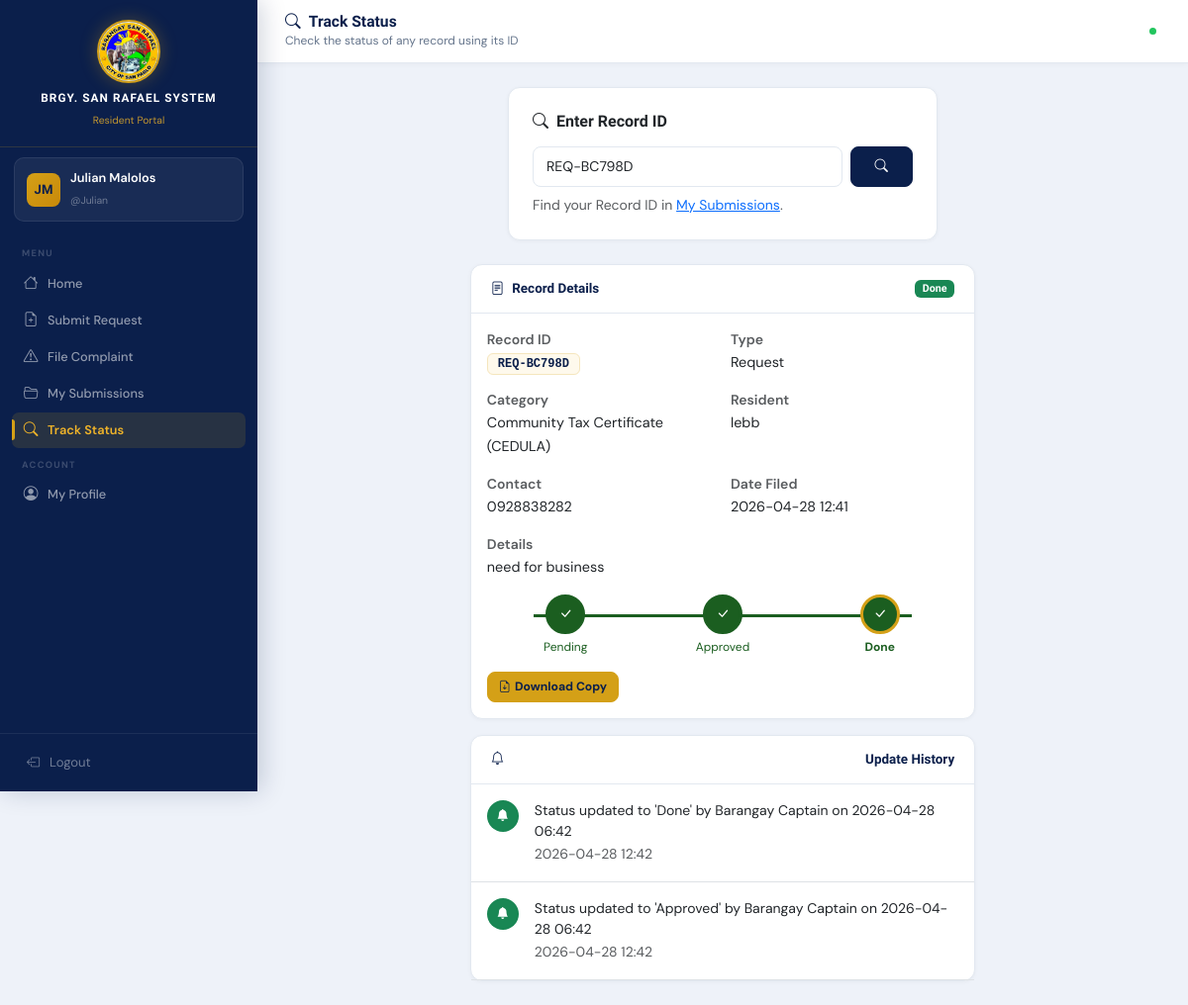
The app's page /resident/track_status.php?id=REQ-BC798D (signed in) with its own data.
### tables this page shows
CREATE TABLE `resident_accounts` (
  `id` int(11) NOT NULL AUTO_INCREMENT,
  `username` varchar(50) NOT NULL,
  `password` varchar(100) NOT NULL,
  `full_name` varchar(100) NOT NULL,
  `address` varchar(200) NOT NULL,
  `contact` varchar(20) NOT NULL,
  `resident_id` varchar(10) DEFAULT NULL,
  `created_at` datetime DEFAULT current_timestamp(),
  PRIMARY KEY (`id`),
  UNIQUE KEY `username` (`username`),
  UNIQUE KEY `resident_id` (`resident_id`),
  CONSTRAINT `resident_accounts_ibfk_1` FOREIGN KEY (`resident_id`) REFERENCES `residents` (`resident_id`)
);

CREATE TABLE `records` (
  `record_id` varchar(20) NOT NULL,
  `record_type` enum('request','complaint') NOT NULL,
  `resident_id` varchar(10) NOT NULL,
  `category` varchar(100) NOT NULL,
  `details` text DEFAULT NULL,
  `status` enum('Pending','Approved','Done') DEFAULT 'Pending',
  `date_submitted` datetime DEFAULT current_timestamp(),
  `is_deleted` tinyint(1) DEFAULT 0,
  `deleted_at` datetime DEFAULT NULL,
  `deleted_by` varchar(100) DEFAULT NULL,
  `delete_reason` varchar(255) DEFAULT NULL,
  PRIMARY KEY (`record_id`),
  KEY `resident_id` (`resident_id`),
  CONSTRAINT `records_ibfk_1` FOREIGN KEY (`resident_id`) REFERENCES `residents` (`resident_id`)
);

CREATE TABLE `notifications` (
  `id` int(11) NOT NULL AUTO_INCREMENT,
  `record_id` varchar(20) NOT NULL,
  `message` text NOT NULL,
  `notif_date` datetime DEFAULT current_timestamp(),
  PRIMARY KEY (`id`),
  KEY `record_id` (`record_id`),
  CONSTRAINT `notifications_ibfk_1` FOREIGN KEY (`record_id`) REFERENCES `records` (`record_id`)
);

### resident/track_status.php (the view, shortened to what this page needs)
<?php
require_once __DIR__.'/../includes/config.php';
$record=null; $notifs=[]; $error=''; $searched=false;
if ($_SERVER['REQUEST_METHOD']==='POST'||isset($_GET['id'])) {
    $rid=strtoupper(trim($_POST['record_id']??$_GET['id']??'')); $searched=true;
    if (!$rid) { $error='Please enter a Record ID.'; }
    else {
        $record=db_fetch_one('SELECT r.*,res.name,res.address,res.contact FROM records r JOIN residents res ON r.resident_id=res.resident_id WHERE r.record_id=?',[$rid]);
        if (!$record) $error="No record found for ID: <strong>".e($rid)."</strong>";
        else $notifs=db_fetch_all('SELECT * FROM notifications WHERE record_id=? ORDER BY notif_date DESC',[$rid]);
    }
}
include __DIR__.'/../includes/header.php';
include __DIR__.'/../includes/resident_sidebar.php';
?>
<div class="main-content">
  <div class="topbar">
    <div><h5><i class="bi bi-search me-2"></i>Track Status</h5><small>Check the status of any record using its ID</small></div>
    <span class="rt-dot" title="Live tracking"></span>
  </div>
  <div class="p-4">
    <div class="row justify-content-center mb-4">
      <div class="col-lg-6">
        <div class="card"><div class="card-body p-4">
          <h6 class="fw-bold mb-3"><i class="bi bi-search me-2"></i>Enter Record ID</h6>
          <form method="post" novalidate>
            <div class="d-flex gap-2">
              <input type="text" name="record_id" class="form-control <?= ($searched&&$error)?'is-invalid':'' ?>"
                     placeholder="e.g. REQ-ABC123 or CMP-XYZ789"
                     value="<?= e($_POST['record_id']??$_GET['id']??'') ?>" required>
              <button type="submit" class="btn btn-primary px-4"><i class="bi bi-search"></i></button>
            </div>
          </form>
          <small class="text-muted mt-2 d-block">Find your Record ID in <a href="/BarangayProject/resident/my_submissions.php">My Submissions</a>.</small>
        </div></div>
      </div>
    </div>
    <?php if($record):
      $status=$record['status']; $steps=['Pending','Approved','Done']; $cur=array_search($status,$steps);
    ?>
    <div class="row justify-content-center">
      <div class="col-lg-7">
        <div class="card mb-3">
          <div class="card-header d-flex justify-content-between align-items-center">
            <span><i class="bi bi-file-text me-2"></i>Record Details</span>
            <?= status_badge($status) ?>
          </div>
          <div class="card-body">
            <div class="row g-3 mb-3">
              <?php foreach([['Record ID','<span class="record-id-chip">'.e($record['record_id']).'</span>'],['Type',ucfirst($record['record_type'])],['Category',e($record['category'])],['Resident',e($record['name'])],['Contact',e($record['contact'])],['Date Filed',substr($record['date_submitted'],0,16)]] as [$k,$v]): ?>
              <div class="col-md-6"><small class="text-muted fw-semibold d-block"><?= $k ?></small><span style="font-size:.9rem;"><?= $v ?></span></div>
              <?php endforeach; ?>
              <?php if($record['details']): ?><div class="col-12"><small class="text-muted fw-semibold d-block">Details</small><span style="font-size:.9rem;"><?= e($record['details']) ?></span></div><?php endif; ?>
            </div>
            <?php if($status!=='Rejected'): ?>
            <div class="d-flex align-items-center justify-content-between my-3 position-relative">
              <?php foreach($steps as $i=>$step): $done=$i<=$cur; $active=$i===$cur; ?>
              <div class="text-center" style="z-index:2;flex:1;">
                <div class="rounded-circle mx-auto d-flex align-items-center justify-content-center fw-bold" style="width:40px;height:40px;background:<?= $done?'#1B5E20':'#E0E0E0' ?>;color:<?= $done?'#fff':'#999' ?>;border:3px solid <?= $active?'#D4A017':($done?'#1B5E20':'#E0E0E0') ?>;font-size:.85rem;">
                  <?= $done?'<i class="bi bi-check-lg"></i>':($i+1) ?>
                </div>
                <small class="d-block mt-1 fw-<?= $active?'bold':'normal' ?>" style="color:<?= $done?'#1B5E20':'#999' ?>;font-size:.75rem;"><?= $step ?></small>
              </div>
              <?php endforeach; ?>
            </div>
            <?php else: ?>
            <div class="alert alert-danger mt-3"><i class="bi bi-x-circle me-1"></i>This record has been <strong>Rejected</strong>. Please contact the barangay office.</div>
            <?php endif; ?>
            <div class="mt-3">
              <a href="/BarangayProject/resident/view_copy.php?id=<?= urlencode($record['record_id']) ?>" target="_blank" class="btn btn-gold btn-sm"><i class="bi bi-file-earmark-arrow-down me-1"></i>Download Copy</a>
            </div>
          </div>
        </div>
        <?php if(!empty($notifs)): ?>
        <div class="card">
          <div class="card-header"><i class="bi bi-bell me-2"></i>Update History</div>
          <div class="card-body p-0">
            <?php foreach($notifs as $n): ?>
            <div class="d-flex gap-3 p-3 border-bottom">
              <div class="rounded-circle bg-success d-flex align-items-center justify-content-center flex-shrink-0" style="width:32px;height:32px;"><i class="bi bi-bell-fill text-white" style="font-size:.75rem;"></i></div>
              <div><div style="font-size:.875rem;"><?= e($n['message']) ?></div><small class="text-muted"><?= substr($n['notif_date'],0,16) ?></small></div>
            </div>
            <?php endforeach; ?>
          </div>
        </div>
        <?php endif; ?>
      </div>
    </div>
    <?php endif; ?>
  </div>
</div>
<?php include __DIR__.'/../includes/footer.php'; ?>

### includes/resident_sidebar.php (shortened to what this page needs)
<?php
$racc=current_resident();
$current=basename($_SERVER['PHP_SELF']);
function res_nav(string $file,string $icon,string $label,string $cur):string{
    $a=$cur===$file?'active':'';
    return "<a href='/BarangayProject/resident/{$file}' class='nav-link {$a}'><i class='bi bi-{$icon}'></i><span>{$label}</span></a>";
}
$init=implode('',array_map(fn($w)=>strtoupper($w[0]),array_slice(explode(' ',$racc['full_name']??'R'),0,2)));
?>
<div class="sidebar" id="residentSidebar">
  <div class="sidebar-brand">
    <img src="/BarangayProject/Logo.jpg" alt="Logo" class="brand-logo">
    <h6><?= APP_NAME ?></h6><small>Resident Portal</small>
  </div>
  <div class="sidebar-user">
    <div class="avatar"><?= e($init) ?></div>
    <div class="user-info"><span><?= e($racc['full_name']??'') ?></span><small>@<?= e($racc['username']??'') ?></small></div>
  </div>
  <nav class="sidebar-nav">
    <div class="nav-section">Menu</div>
    <?= res_nav('home.php','house','Home',$current) ?>
    <?= res_nav('submit_request.php','file-earmark-plus','Submit Request',$current) ?>
    <?= res_nav('file_complaint.php','exclamation-triangle','File Complaint',$current) ?>
    <?= res_nav('my_submissions.php','folder2-open','My Submissions',$current) ?>
    <?= res_nav('track_status.php','search','Track Status',$current) ?>
    <div class="nav-section">Account</div>
    <?= res_nav('profile.php','person-circle','My Profile',$current) ?>
  </nav>
  <div class="sidebar-footer">
    <button type="button" class="btn-logout" onclick="showLogoutModal('residentLogoutModal')">
      <i class="bi bi-box-arrow-left"></i> Logout
    </button>
  </div>
</div>

### includes/config.php (shortened to what this page needs)
<?php
function db(): mysqli {
    static $c=null;
    if (!$c) {
        $c=new mysqli(DB_HOST,DB_USER,DB_PASS,DB_NAME);
        $c->set_charset('utf8mb4');
    }
    return $c;
}
function db_fetch_all(string $sql,array $p=[]): array {
    $s=db()->prepare($sql);
    if ($p) $s->bind_param(str_repeat('s',count($p)),...$p);
    $s->execute(); $r=$s->get_result(); $rows=[];
    while ($row=$r->fetch_assoc()) $rows[]=$row;
    return $rows;
}
function db_fetch_one(string $sql,array $p=[]): ?array { $r=db_fetch_all($sql,$p); return $r[0]??null; }
function is_resident(): bool { return session_name()==='BRGY_RESIDENT' && isset($_SESSION['resident_account_id']); }
function current_resident(): ?array { if (!is_resident()) return null; return db_fetch_one('SELECT * FROM resident_accounts WHERE id=?',[$_SESSION['resident_account_id']]); }
function e(string $s): string { return htmlspecialchars($s,ENT_QUOTES,'UTF-8'); }
function status_badge(string $s): string {
    $m=['Pending'=>'warning','Approved'=>'primary','Done'=>'success','Rejected'=>'danger'];
    return "<span class='badge bg-".($m[$s]??'secondary')."'>".e($s)."</span>";
}

### records on screen
resident_accounts: full_name "JM", full_name "Julian Malolos", username "Julian"
records: status "Done", details "need for business"
notifications: message "Status updated to 'Done' by Barangay Captain on 2026-04-28 06:42", notif_date "2026-04-28 12:42"
notifications: message "Status updated to 'Approved' by Barangay Captain on 2026-04-28 06:42", notif_date "2026-04-28 12:42"

### other values on screen
APP_NAME "BRGY. SAN RAFAEL SYSTEM"
$label "Home Submit Request File Complaint My Submissions Track Status My Profile"
$k "Record ID"
$v "REQ-BC798D"
$k "Type"
$v "Request"
$k "Category"
$v "Community Tax Certificate (CEDULA)"
$k "Resident"
$v "lebb"
$k "Contact"
$v "0928838282"
$k "Date Filed"
$v "2026-04-28 12:41"
$step "Pending"
